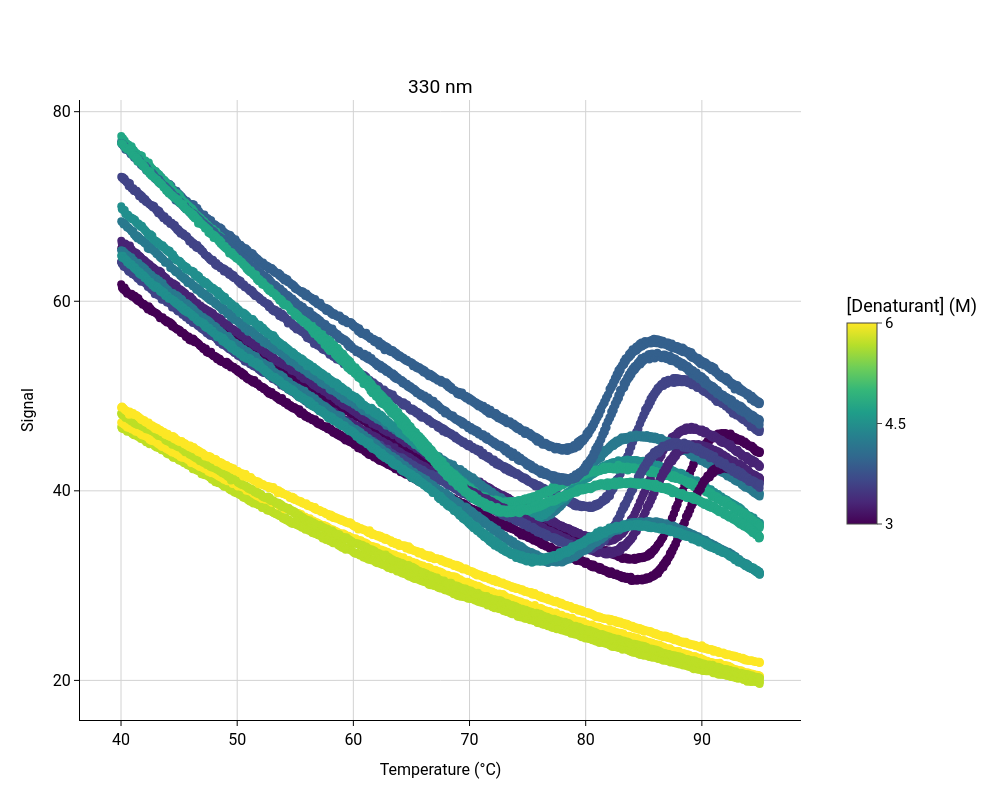

Notebook code cell kept with this figure:
### Code cell
INDEX = 13
NAME = "G5A" # Name used in the manuscript

# creating a Sample object for the storage and processing of the DSF data
sample = Monomer()

# reading the data
sample.read_file(f'../../data/retiter1_GB1_GH1.xlsx')

sample.set_denaturant_concentrations()

# Selecting conditions
sample.set_signal(['330 nm'])#, '350 nm'])

conditions = [True]*48
# Index of the curves to be excluded from the analysis, starting from 1
outliers_or_other_data = ["23-48","8","9","19","20"] 

five_point_one = np.where(sample.denaturant_concentrations_pre == 5.1)[0]
print(f"Index of the curve with 5.1 M denaturant: {five_point_one}")

conditions = set_condition_indexes_to_false(conditions,outliers_or_other_data)

#using all curves except the curve without denaturant as in the paper
sample.select_conditions(conditions,normalise_to_global_max=True)
sample.set_temperature_range(40, 95)

plot_config = PlotConfig()
plot_config.font_size = 24

legend_config = LegendConfig()
legend_config.color_bar_orientation = "h"
legend_config.color_bar_length = 0.6
legend_config.color_bar_x_pos = 0.7
legend_config.color_bar_y_pos = 0.9

#Plotting the selected signals against the temperature
fig = plot_unfolding(sample,plot_config=plot_config,legend_config=legend_config)
display_figure_static(fig,height=800, width=1000)

### Figure 1 — Plotly figure (JSON) as saved in the notebook; plotly's stock layout.template omitted (floating-point values rounded to 4 significant figures; data arrays with more than 128 entries replaced by an {"elided": "..."} marker saying what was removed)
{"data": [{"marker": {"color": "#440154", "size": 8}, "mode": "markers", "name": "3.00 M", "showlegend": false, "type": "scatter", "x": {"elided": "729 float values"}, "xaxis": "x", "y": {"elided": "729 float values"}, "yaxis": "y"}, {"marker": {"color": "#482475", "size": 8}, "mode": "markers", "name": "3.30 M", "showlegend": false, "type": "scatter", "x": {"elided": "729 float values"}, "xaxis": "x", "y": {"elided": "729 float values"}, "yaxis": "y"}, {"marker": {"color": "#414487", "size": 8}, "mode": "markers", "name": "3.60 M", "showlegend": false, "type": "scatter", "x": {"elided": "729 float values"}, "xaxis": "x", "y": {"elided": "729 float values"}, "yaxis": "y"}, {"marker": {"color": "#34608d", "size": 8}, "mode": "markers", "name": "3.90 M", "showlegend": false, "type": "scatter", "x": {"elided": "729 float values"}, "xaxis": "x", "y": {"elided": "729 float values"}, "yaxis": "y"}, {"marker": {"color": "#29798e", "size": 8}, "mode": "markers", "name": "4.20 M", "showlegend": false, "type": "scatter", "x": {"elided": "729 float values"}, "xaxis": "x", "y": {"elided": "729 float values"}, "yaxis": "y"}, {"marker": {"color": "#218f8d", "size": 8}, "mode": "markers", "name": "4.50 M", "showlegend": false, "type": "scatter", "x": {"elided": "729 float values"}, "xaxis": "x", "y": {"elided": "729 float values"}, "yaxis": "y"}, {"marker": {"color": "#22a785", "size": 8}, "mode": "markers", "name": "4.80 M", "showlegend": false, "type": "scatter", "x": {"elided": "729 float values"}, "xaxis": "x", "y": {"elided": "729 float values"}, "yaxis": "y"}, {"marker": {"color": "#bddf26", "size": 8}, "mode": "markers", "name": "5.70 M", "showlegend": false, "type": "scatter", "x": {"elided": "729 float values"}, "xaxis": "x", "y": {"elided": "729 float values"}, "yaxis": "y"}, {"marker": {"color": "#fde725", "size": 8}, "mode": "markers", "name": "6.00 M", "showlegend": false, "type": "scatter", "x": {"elided": "729 float values"}, "xaxis": "x", "y": {"elided": "729 float values"}, "yaxis": "y"}, {"marker": {"color": "#440154", "size": 8}, "mode": "markers", "name": "3.00 M", "showlegend": false, "type": "scatter", "x": {"elided": "729 float values"}, "xaxis": "x", "y": {"elided": "729 float values"}, "yaxis": "y"}, {"marker": {"color": "#482475", "size": 8}, "mode": "markers", "name": "3.30 M", "showlegend": false, "type": "scatter", "x": {"elided": "729 float values"}, "xaxis": "x", "y": {"elided": "729 float values"}, "yaxis": "y"}, {"marker": {"color": "#414487", "size": 8}, "mode": "markers", "name": "3.60 M", "showlegend": false, "type": "scatter", "x": {"elided": "729 float values"}, "xaxis": "x", "y": {"elided": "729 float values"}, "yaxis": "y"}, {"marker": {"color": "#34608d", "size": 8}, "mode": "markers", "name": "3.90 M", "showlegend": false, "type": "scatter", "x": {"elided": "729 float values"}, "xaxis": "x", "y": {"elided": "729 float values"}, "yaxis": "y"}, {"marker": {"color": "#29798e", "size": 8}, "mode": "markers", "name": "4.20 M", "showlegend": false, "type": "scatter", "x": {"elided": "729 float values"}, "xaxis": "x", "y": {"elided": "729 float values"}, "yaxis": "y"}, {"marker": {"color": "#218f8d", "size": 8}, "mode": "markers", "name": "4.50 M", "showlegend": false, "type": "scatter", "x": {"elided": "729 float values"}, "xaxis": "x", "y": {"elided": "729 float values"}, "yaxis": "y"}, {"marker": {"color": "#22a785", "size": 8}, "mode": "markers", "name": "4.80 M", "showlegend": false, "type": "scatter", "x": {"elided": "729 float values"}, "xaxis": "x", "y": {"elided": "729 float values"}, "yaxis": "y"}, {"marker": {"color": "#bddf26", "size": 8}, "mode": "markers", "name": "5.70 M", "showlegend": false, "type": "scatter", "x": {"elided": "729 float values"}, "xaxis": "x", "y": {"elided": "729 float values"}, "yaxis": "y"}, {"marker": {"color": "#fde725", "size": 8}, "mode": "markers", "name": "6.00 M", "showlegend": false, "type": "scatter", "x": {"elided": "729 float values"}, "xaxis": "x", "y": {"elided": "729 float values"}, "yaxis": "y"}, {"hoverinfo": "skip", "marker": {"cmax": 6, "cmin": 3, "colorbar": {"len": 0.4, "orientation": "v", "outlinewidth": 1, "tickfont": {"size": 15}, "ticks": "outside", "ticktext": ["3", "4.5", "6"], "tickvals": [3, 4.5, 6], "title": {"text": "[Denaturant] (M)"}, "x": 1.05, "xanchor": "left", "y": 0.5, "yanchor": "middle"}, "colorscale": [[0, "#440154"], [0.1111, "#482878"], [0.2222, "#3e4989"], [0.3333, "#31688e"], [0.4444, "#26828e"], [0.5556, "#1f9e89"], [0.6667, "#35b779"], [0.7778, "#6ece58"], [0.8889, "#b5de2b"], [1, "#fde725"]]}, "mode": "markers", "showlegend": false, "type": "scatter", "x": [null], "xaxis": "x", "y": [null], "yaxis": "y"}], "layout": {"annotations": [{"font": {"size": 19.2}, "showarrow": false, "text": "330 nm", "x": 0.5, "xanchor": "center", "xref": "paper", "y": 1, "yanchor": "bottom", "yref": "paper"}], "font": {"color": "black", "family": "Roboto"}, "height": 800, "legend": {"font": {"size": 15}}, "paper_bgcolor": "white", "plot_bgcolor": "white", "width": 1000, "xaxis": {"anchor": "y", "domain": [0, 1], "gridcolor": "lightgray", "gridwidth": 1, "linecolor": "black", "linewidth": 1, "showgrid": true, "showline": true, "tickcolor": "black", "tickfont": {"size": 16}, "ticklen": 5, "ticks": "outside", "tickwidth": 1, "title": {"font": {"size": 16}, "text": "Temperature (°C)"}, "zeroline": false}, "yaxis": {"anchor": "x", "domain": [0, 1], "gridcolor": "lightgray", "gridwidth": 1, "linecolor": "black", "linewidth": 1, "nticks": 5, "showgrid": true, "showline": true, "tickcolor": "black", "tickfont": {"size": 16}, "ticklen": 5, "ticks": "outside", "tickwidth": 1, "title": {"font": {"size": 16}, "text": "Signal"}, "zeroline": false}}}
